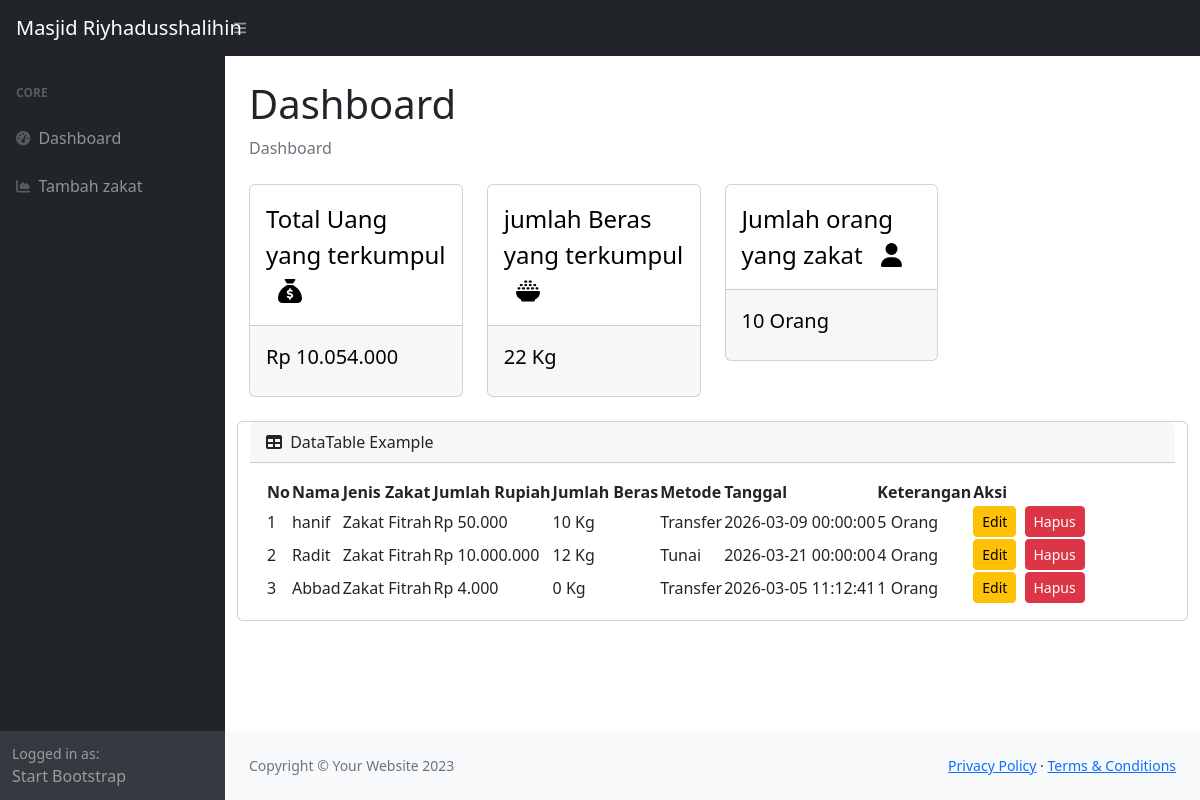
The app's page /admin.php with its own data.
### tables this page shows
CREATE TABLE `tbl_zakat` (
  `id_zakat` int NOT NULL,
  `nama_zakat` varchar(50) DEFAULT NULL,
  `jenis_zakat` enum('Zakat Mal','Zakat Fitrah') DEFAULT NULL,
  `jumlah_rupiah` int DEFAULT '0',
  `jumlah_beras` int DEFAULT '0',
  `metode` enum('Transfer','Tunai') DEFAULT NULL,
  `tanggal` datetime DEFAULT CURRENT_TIMESTAMP,
  `keterengan` int DEFAULT NULL
);

### admin.php (the view, shortened to what this page needs)
<?php
include "menu/koneksi.php";
include "hearder.php";
?>
<body class="sb-nav-fixed">
    <div id="layoutSidenav_content">
        <main>
            <div class="container-fluid px-4">
                <h1 class="mt-4">Dashboard</h1>
                <ol class="breadcrumb mb-4">
                    <li class="breadcrumb-item active">Dashboard</li>
                </ol>
                <div class="row">
                    <div class="col-xl-3 col-md-6">
                        <div class="card text-black mb-4">
                            <?php
                            $hitung = mysqli_query($koneksi, "SELECT SUM(jumlah_rupiah) AS total FROM tbl_zakat");
                            $data = mysqli_fetch_assoc($hitung);
                            $total = $data['total'];
                            ?>
                            <div class="card-body fs-4">Total Uang yang terkumpul &nbsp; <i
                                    class="fa-solid fa-sack-dollar"></i></div>
                            <div class="card-footer d-flex align-items-center justify-content-between">
                                <p class="fs-5 text-black mt-2">Rp <?= number_format($total, 0, ',', '.'); ?></p>
                            </div>
                        </div>
                    </div>
                    <div class="col-xl-3 col-md-6">
                        <div class="card text-black mb-4">
                            <?php
                            $hitung = mysqli_query($koneksi, "SELECT SUM(jumlah_beras) AS beras FROM tbl_zakat");
                            $data = mysqli_fetch_assoc($hitung);
                            $beras = $data['beras'];
                            ?>
                            <div class="card-body fs-4">jumlah Beras yang terkumpul &nbsp; <i
                                    class="fa-solid fa-bowl-rice"></i></div>
                            <div class="card-footer d-flex align-items-center justify-content-between">
                                <p class="fs-5 text-black mt-2"><?= $beras ?> Kg </i></p>
                            </div>
                        </div>
                    </div>
                    <div class="col-xl-3 col-md-6">
                        <div class="card text-black mb-4">
                            <?php
                            $hitung = mysqli_query($koneksi, "SELECT SUM(keterengan) AS orang FROM tbl_zakat");
                            $data = mysqli_fetch_assoc($hitung);
                            $orang = $data['orang'];
                            ?>
                            <div class="card-body fs-4">Jumlah orang yang zakat &nbsp; <i class="fa-solid fa-user"></i></div>
                            <div class="card-footer d-flex align-items-center justify-content-between">
                                <p class="fs-5 text-black mt-2"><?= number_format($orang, 0, ',', '.'); ?> Orang</p>
                            </div>
                        </div>
                    </div>
                <div class="card mb-4">
                    <div class="card-header">
                        <i class="fas fa-table me-1"></i>
                        DataTable Example
                    </div>
                    <div class="card-body">
                        <table id="datatablesSimple">
                            <thead>
                                <tr>
                                    <th>No</th>
                                    <th>Nama</th>
                                    <th>Jenis Zakat</th>
                                    <th>Jumlah Rupiah</th>
                                    <th>Jumlah Beras</th>
                                    <th>Metode</th>
                                    <th>Tanggal</th>
                                    <th>Keterangan</th>
                                    <th>Aksi</th>
                                </tr>
                            </thead>
                            <tbody>
                                <?php
                                $no = 1;
                                $zukir = mysqli_query($koneksi, "SELECT * FROM tbl_zakat");
                                foreach ($zukir as $row):
                                    ?>
                                    <tr>
                                        <td><?= $no++ ?></td>
                                        <td><?= $row['nama_zakat'] ?></td>
                                        <td><?= $row['jenis_zakat'] ?></td>
                                        <td>Rp <?= number_format($row['jumlah_rupiah'], 0, ',', '.') ?></td>
                                        <td><?= $row['jumlah_beras'] ?> Kg</td>
                                        <td>
                                            <span>
                                                <?= $row['metode'] ?>
                                            </span>
                                        </td>
                                        <td><?= $row['tanggal'] ?></td>
                                        <td><?= $row['keterengan'] ?> Orang</td>
                                        <td>
                                            <a href="tambah_zakat.php?id=<?= $row['id_zakat'] ?>"
                                                class="btn btn-sm btn-warning me-1">
                                                <i class="bi bi-pencil-square"></i> Edit
                                            </a>
                                            <a href="javascript:void(0);" onclick="confirmHapus(<?= $row['id_zakat'] ?>)"
                                                class="btn btn-sm btn-danger">
                                                <i class="bi bi-trash"></i> Hapus
                                            </a>
                                        </td>
                                    </tr>
                                <?php endforeach; ?>
                            </tbody>
                        </table>
                    </div>
                </div>
            </div>
        </main>
        <footer class="py-4 bg-light mt-auto">
            <div class="container-fluid px-4">
                <div class="d-flex align-items-center justify-content-between small">
                    <div class="text-muted">Copyright &copy; Your Website 2023</div>
                    <div>
                        <a href="#">Privacy Policy</a>
                        &middot;
                        <a href="#">Terms &amp; Conditions</a>
                    </div>
                </div>
            </div>
        </footer>
    </div>
</body>
</html>

### records on screen
tbl_zakat: nama_zakat "hanif", jenis_zakat "Zakat Fitrah", jumlah_rupiah "50.000", jumlah_beras "10", metode "Transfer", tanggal "2026-03-09 00:00:00", keterengan "5"
tbl_zakat: nama_zakat "Radit", jenis_zakat "Zakat Fitrah", jumlah_rupiah "10.000.000", jumlah_beras "12", metode "Tunai", tanggal "2026-03-21 00:00:00", keterengan "4"
tbl_zakat: nama_zakat "Abbad", jenis_zakat "Zakat Fitrah", jumlah_rupiah "4.000", jumlah_beras "0", metode "Transfer", tanggal "2026-03-05 11:12:41", keterengan "1"

### other values on screen
$total "10.054.000"
$beras "22"
$orang "10"
